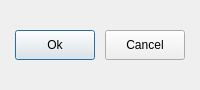
<?xml version="1.0" encoding="UTF-8"?>
<ui version="4.0">
 <class>QCommonPropertyEditDialog</class>
 <widget class="QDialog" name="QCommonPropertyEditDialog">
  <property name="geometry">
   <rect>
    <x>0</x>
    <y>0</y>
    <width>200</width>
    <height>90</height>
   </rect>
  </property>
  <property name="minimumSize">
   <size>
    <width>200</width>
    <height>90</height>
   </size>
  </property>
  <property name="maximumSize">
   <size>
    <width>200</width>
    <height>90</height>
   </size>
  </property>
  <property name="windowTitle">
   <string>Edit Property</string>
  </property>
  <layout class="QVBoxLayout" name="verticalLayout">
   <item>
    <layout class="QHBoxLayout" name="horizontalLayout">
     <item>
      <widget class="QPushButton" name="okBtn">
       <property name="minimumSize">
        <size>
         <width>80</width>
         <height>30</height>
        </size>
       </property>
       <property name="maximumSize">
        <size>
         <width>80</width>
         <height>30</height>
        </size>
       </property>
       <property name="text">
        <string>Ok</string>
       </property>
      </widget>
     </item>
     <item>
      <widget class="QPushButton" name="cancelBtn">
       <property name="minimumSize">
        <size>
         <width>80</width>
         <height>30</height>
        </size>
       </property>
       <property name="maximumSize">
        <size>
         <width>80</width>
         <height>30</height>
        </size>
       </property>
       <property name="text">
        <string>Cancel</string>
       </property>
      </widget>
     </item>
    </layout>
   </item>
  </layout>
 </widget>
 <resources/>
 <connections/>
</ui>
